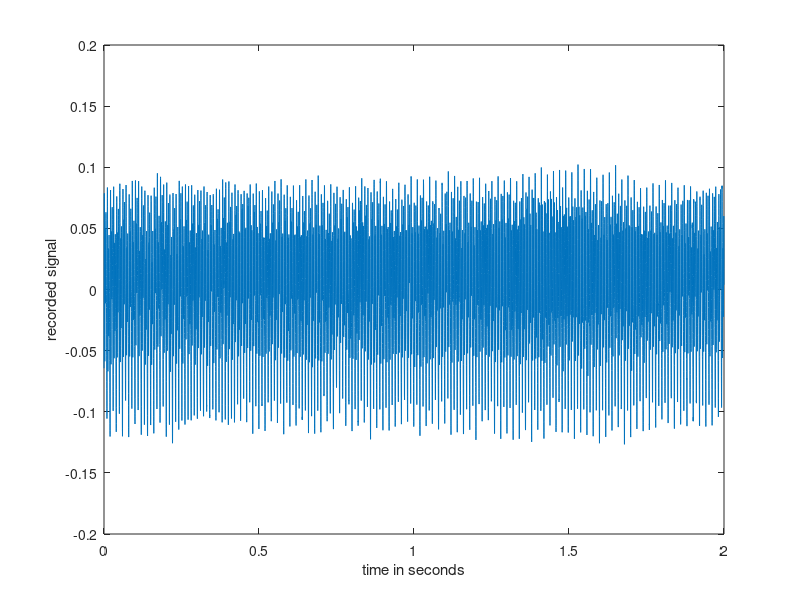

Write MATLAB code to recreate this figure.
% This file comes with the file recording.wav
% Tested on a Laptop with Matlab R2014a, Windows 7, November 2014. 

% The code shows how to read in a wav file that you have recorded, for example,
% on your Android phone. 

load('osoundj.mat')

%% first, we'll read in the pre-recorded wave file

% We assume that the wave file has been recorded with a sampling frequency
% of 8000Hz! 

%[y, fSamp] = audioread('davidO.wav'); % extract data and sampling frequency

%fSamp % check if 8000Hz
%size(y) % if your recording is in stereo, you can remove one of the channels

% Some advice:
% - Make sure that the volume of your recording device is reasonable. You
%   can listen to your recordings in matlab and also look at a plot of the
%   data to check the quality.

%% second, we'll listen to our recording

%sound(y,fSamp); % make sure that the quality of the recording is okay

%% third, we'll have a look at the data
fSamp = 8000;
y = osoundj;
nSamp = size(y,1); % number of samples
t = (0:nSamp-1)/fSamp; % time vector in seconds

figure(1);clf();
plot(t, y)
xlabel('time in seconds')
ylabel('recorded signal') % axis description is important!


%%
y = y(4.5*8000:6.5*8000-1);

nSamp = size(y,1); % number of samples
t = (0:nSamp-1)/fSamp; % time vector in seconds


figure(1);clf();
plot(t, y)
xlabel('time in seconds')
ylabel('recorded signal') % axis description is important!

osound = y;